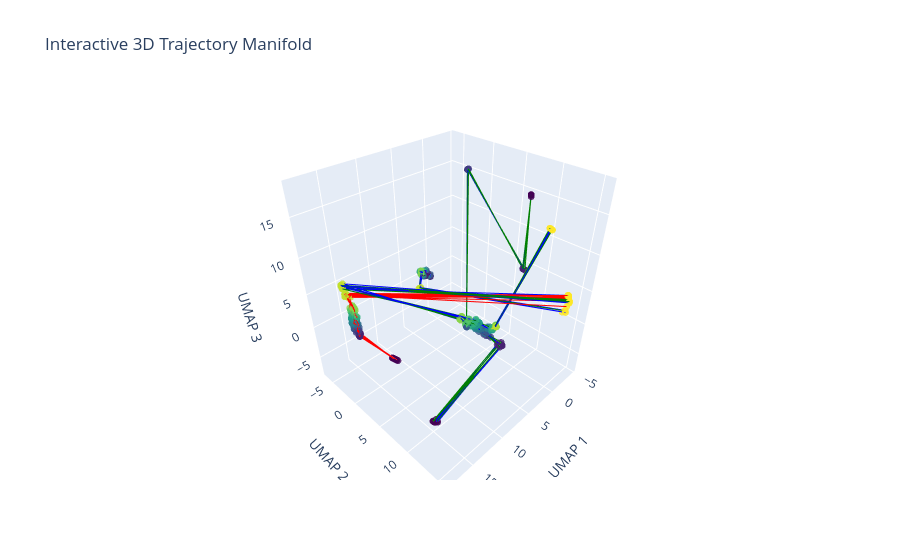

Source (notebook cell):
### Markdown cell above
## Figure 2: 3D Trajectory Manifold
Visualizes trajectory evolution across layers for Animals, Objects (Vehicles), and Reasoning.

### Code cell
df_umap = pd.read_parquet('../results/projected/gpt2_umap.parquet')
groups_to_plot = ['animals', 'vehicles', 'reasoning']
df_filtered = df_umap[df_umap['group'].isin(groups_to_plot)].copy()
df_filtered['group'] = df_filtered['group'].replace({'vehicles': 'objects'})
color_map = {'animals': 'blue', 'objects': 'green', 'reasoning': 'red'}

# STATIC PLOT (Matplotlib)
fig = plt.figure(figsize=(10, 8))
ax = fig.add_subplot(111, projection='3d')

for group in color_map.keys():
    group_df = df_filtered[df_filtered['group'] == group]
    for prompt_id in group_df['prompt_id'].unique():
        traj = group_df[group_df['prompt_id'] == prompt_id].sort_values('layer')
        ax.plot(traj['x'], traj['y'], traj['z'], color=color_map[group], alpha=0.5, lw=1.5)
        ax.scatter(traj['x'], traj['y'], traj['z'], c=traj['layer'], cmap='viridis', s=20, alpha=0.8)

legend_elements = [lines.Line2D([0], [0], color=c, lw=2, label=g.capitalize()) for g, c in color_map.items()]
ax.legend(handles=legend_elements, loc='upper right')
ax.set_title("3D Trajectory Manifold (GPT-2)", fontsize=14, fontweight='bold')
ax.set_xlabel("UMAP 1")
ax.set_ylabel("UMAP 2")
ax.set_zlabel("UMAP 3")
plt.tight_layout()
plt.savefig('../figures/figure2_manifold.pdf', dpi=300, bbox_inches='tight')
plt.show()

# INTERACTIVE PLOT (Plotly)
fig_plotly = go.Figure()
for group in color_map.keys():
    group_df = df_filtered[df_filtered['group'] == group]
    for prompt_id in group_df['prompt_id'].unique():
        traj = group_df[group_df['prompt_id'] == prompt_id].sort_values('layer')
        fig_plotly.add_trace(go.Scatter3d(
            x=traj['x'], y=traj['y'], z=traj['z'],
            mode='lines+markers',
            line=dict(color=color_map[group], width=2),
            marker=dict(size=4, color=traj['layer'], colorscale='Viridis', opacity=0.8),
            name=f"{group} - {prompt_id}",
            showlegend=False
        ))
fig_plotly.update_layout(title="Interactive 3D Trajectory Manifold", scene=dict(xaxis_title='UMAP 1', yaxis_title='UMAP 2', zaxis_title='UMAP 3'))
fig_plotly.write_html('../figures/trajectory.html')
fig_plotly.show()

### Figure 1 — Plotly figure (JSON) as saved in the notebook; plotly's stock layout.template omitted (floating-point values rounded to 4 significant figures)
{"data": [{"line": {"color": "blue", "width": 2}, "marker": {"color": [1, 2, 3, 4, 5, 6, 7, 8, 9, 10, 11, 12], "colorscale": [[0.0, "#440154"], [0.1111, "#482878"], [0.2222, "#3e4989"], [0.3333, "#31688e"], [0.4444, "#26828e"], [0.5556, "#1f9e89"], [0.6667, "#35b779"], [0.7778, "#6ece58"], [0.8889, "#b5de2b"], [1.0, "#fde725"]], "opacity": 0.8, "size": 4}, "mode": "lines+markers", "name": "animals - animal_010", "showlegend": false, "type": "scatter3d", "x": [14.34, 8.352, 9.218, 9.701, 10.09, 10.35, 10.61, 10.95, 11.23, 11.41, 17.8, -3.002], "y": [9.793, 13.93, 12.01, 11.72, 11.58, 11.71, 11.57, 11.4, 11.16, 10.7, -0.4694, 14.7], "z": [-7.129, 3.648, 4.604, 5.108, 5.614, 5.96, 6.266, 6.357, 6.614, 7.019, 9.201, 4.016]}, {"line": {"color": "blue", "width": 2}, "marker": {"color": [1, 2, 3, 4, 5, 6, 7, 8, 9, 10, 11, 12], "colorscale": [[0.0, "#440154"], [0.1111, "#482878"], [0.2222, "#3e4989"], [0.3333, "#31688e"], [0.4444, "#26828e"], [0.5556, "#1f9e89"], [0.6667, "#35b779"], [0.7778, "#6ece58"], [0.8889, "#b5de2b"], [1.0, "#fde725"]], "opacity": 0.8, "size": 4}, "mode": "lines+markers", "name": "animals - animal_003", "showlegend": false, "type": "scatter3d", "x": [2.26, 2.269, 2.392, 2.379, 2.311, 2.319, 2.347, 2.171, 1.941, 1.862, 3.877, -0.9733], "y": [-5.512, -5.522, -5.756, -5.691, -5.638, -5.915, -5.967, -6.091, -6.172, -6.244, -4.513, 15.18], "z": [1.042, 1.233, 1.016, 1.277, 1.204, 1.158, 1.091, 1.089, 0.8135, 0.705, -0.2805, 3.708]}, {"line": {"color": "blue", "width": 2}, "marker": {"color": [1, 2, 3, 4, 5, 6, 7, 8, 9, 10, 11, 12], "colorscale": [[0.0, "#440154"], [0.1111, "#482878"], [0.2222, "#3e4989"], [0.3333, "#31688e"], [0.4444, "#26828e"], [0.5556, "#1f9e89"], [0.6667, "#35b779"], [0.7778, "#6ece58"], [0.8889, "#b5de2b"], [1.0, "#fde725"]], "opacity": 0.8, "size": 4}, "mode": "lines+markers", "name": "animals - animal_008", "showlegend": false, "type": "scatter3d", "x": [14.3, 8.404, 9.035, 9.213, 10.04, 10.3, 10.59, 11.08, 11.52, 11.72, 18.27, -2.716], "y": [9.705, 13.9, 12.42, 12.19, 12.3, 12.34, 12.02, 11.94, 11.6, 10.84, -0.06453, 14.96], "z": [-7.035, 3.691, 4.644, 5.047, 5.904, 6.085, 6.605, 6.794, 7.187, 7.638, 9.4, 4.085]}, {"line": {"color": "blue", "width": 2}, "marker": {"color": [1, 2, 3, 4, 5, 6, 7, 8, 9, 10, 11, 12], "colorscale": [[0.0, "#440154"], [0.1111, "#482878"], [0.2222, "#3e4989"], [0.3333, "#31688e"], [0.4444, "#26828e"], [0.5556, "#1f9e89"], [0.6667, "#35b779"], [0.7778, "#6ece58"], [0.8889, "#b5de2b"], [1.0, "#fde725"]], "opacity": 0.8, "size": 4}, "mode": "lines+markers", "name": "animals - animal_005", "showlegend": false, "type": "scatter3d", "x": [2.577, -1.626, -4.489, 3.739, -1.123, -1.101, -1.227, -1.474, -1.537, -1.351, -1.52, -1.75], "y": [11.56, 8.734, -3.52, 4.519, 3.846, 4.374, 4.887, 4.998, 5.222, 5.322, 5.149, 11.66], "z": [18.23, 6.411, 14.94, -2.023, -6.475, -5.753, -5.344, -4.755, -4.375, -4.36, -4.466, 12.93]}, {"line": {"color": "blue", "width": 2}, "marker": {"color": [1, 2, 3, 4, 5, 6, 7, 8, 9, 10, 11, 12], "colorscale": [[0.0, "#440154"], [0.1111, "#482878"], [0.2222, "#3e4989"], [0.3333, "#31688e"], [0.4444, "#26828e"], [0.5556, "#1f9e89"], [0.6667, "#35b779"], [0.7778, "#6ece58"], [0.8889, "#b5de2b"], [1.0, "#fde725"]], "opacity": 0.8, "size": 4}, "mode": "lines+markers", "name": "animals - animal_001", "showlegend": false, "type": "scatter3d", "x": [2.566, -1.614, -4.496, 3.829, -1.105, -1.008, -1.028, -1.153, -1.414, -1.461, -1.081, -1.803], "y": [11.55, 8.722, -3.514, 4.608, 3.775, 4.447, 4.567, 4.889, 5.14, 5.346, 5.519, 11.71], "z": [18.24, 6.423, 14.95, -1.934, -6.573, -5.69, -5.41, -5.127, -4.688, -4.468, -4.36, 12.88]}, {"line": {"color": "blue", "width": 2}, "marker": {"color": [1, 2, 3, 4, 5, 6, 7, 8, 9, 10, 11, 12], "colorscale": [[0.0, "#440154"], [0.1111, "#482878"], [0.2222, "#3e4989"], [0.3333, "#31688e"], [0.4444, "#26828e"], [0.5556, "#1f9e89"], [0.6667, "#35b779"], [0.7778, "#6ece58"], [0.8889, "#b5de2b"], [1.0, "#fde725"]], "opacity": 0.8, "size": 4}, "mode": "lines+markers", "name": "animals - animal_002", "showlegend": false, "type": "scatter3d", "x": [1.324, 1.189, 1.155, 1.154, 1.448, 1.407, 1.233, 1.302, 1.534, 1.584, 3.984, -1.039], "y": [-4.919, -5.029, -5.133, -5.096, -5.243, -5.514, -5.662, -5.851, -6.162, -6.205, -4.185, 15.57], "z": [0.3215, 0.2856, 0.1283, 0.4882, 0.3783, 0.3571, 0.413, 0.279, 0.4929, 0.5292, -0.01618, 3.825]}, {"line": {"color": "blue", "width": 2}, "marker": {"color": [1, 2, 3, 4, 5, 6, 7, 8, 9, 10, 11, 12], "colorscale": [[0.0, "#440154"], [0.1111, "#482878"], [0.2222, "#3e4989"], [0.3333, "#31688e"], [0.4444, "#26828e"], [0.5556, "#1f9e89"], [0.6667, "#35b779"], [0.7778, "#6ece58"], [0.8889, "#b5de2b"], [1.0, "#fde725"]], "opacity": 0.8, "size": 4}, "mode": "lines+markers", "name": "animals - animal_007", "showlegend": false, "type": "scatter3d", "x": [14.18, 8.632, 8.979, 9.349, 9.839, 9.727, 10.6, 10.69, 11.29, 11.56, 18.24, -3.633], "y": [9.577, 13.57, 12.42, 12.55, 12.57, 12.82, 12.3, 12.11, 11.76, 10.98, 0.0804, 14.23], "z": [-7.033, 3.992, 4.516, 5.447, 5.952, 6.225, 7.166, 7.528, 7.699, 7.751, 9.036, 4.227]}, {"line": {"color": "blue", "width": 2}, "marker": {"color": [1, 2, 3, 4, 5, 6, 7, 8, 9, 10, 11, 12], "colorscale": [[0.0, "#440154"], [0.1111, "#482878"], [0.2222, "#3e4989"], [0.3333, "#31688e"], [0.4444, "#26828e"], [0.5556, "#1f9e89"], [0.6667, "#35b779"], [0.7778, "#6ece58"], [0.8889, "#b5de2b"], [1.0, "#fde725"]], "opacity": 0.8, "size": 4}, "mode": "lines+markers", "name": "animals - animal_004", "showlegend": false, "type": "scatter3d", "x": [1.632, 1.649, 1.714, 1.78, 1.668, 1.806, 1.798, 1.739, 1.763, 1.746, 3.91, -1.16], "y": [-5.244, -5.271, -5.234, -5.379, -5.365, -5.582, -5.641, -5.964, -6.25, -6.397, -4.089, 15.43], "z": [0.9604, 1.012, 1.153, 1.162, 1.352, 1.209, 1.166, 0.9329, 0.8084, 0.7952, 0.06454, 3.976]}, {"line": {"color": "blue", "width": 2}, "marker": {"color": [1, 2, 3, 4, 5, 6, 7, 8, 9, 10, 11, 12], "colorscale": [[0.0, "#440154"], [0.1111, "#482878"], [0.2222, "#3e4989"], [0.3333, "#31688e"], [0.4444, "#26828e"], [0.5556, "#1f9e89"], [0.6667, "#35b779"], [0.7778, "#6ece58"], [0.8889, "#b5de2b"], [1.0, "#fde725"]], "opacity": 0.8, "size": 4}, "mode": "lines+markers", "name": "animals - animal_006", "showlegend": false, "type": "scatter3d", "x": [14.24, 8.607, 8.853, 9.189, 9.572, 9.717, 10.47, 10.75, 11.24, 11.6, 18.21, -2.959], "y": [9.718, 13.62, 12.71, 12.51, 12.86, 12.92, 12.33, 12.17, 11.55, 10.91, -0.1112, 14.79], "z": [-7.074, 3.787, 4.378, 5.145, 6.009, 6.263, 7.133, 7.44, 7.569, 7.703, 9.168, 3.891]}, {"line": {"color": "blue", "width": 2}, "marker": {"color": [1, 2, 3, 4, 5, 6, 7, 8, 9, 10, 11, 12], "colorscale": [[0.0, "#440154"], [0.1111, "#482878"], [0.2222, "#3e4989"], [0.3333, "#31688e"], [0.4444, "#26828e"], [0.5556, "#1f9e89"], [0.6667, "#35b779"], [0.7778, "#6ece58"], [0.8889, "#b5de2b"], [1.0, "#fde725"]], "opacity": 0.8, "size": 4}, "mode": "lines+markers", "name": "animals - animal_009", "showlegend": false, "type": "scatter3d", "x": [14.21, 8.393, 9.214, 9.419, 10.15, 10.32, 10.5, 10.89, 11.26, 11.55, 18.15, -2.754], "y": [9.899, 13.82, 12.24, 12.06, 11.92, 11.99, 11.9, 11.7, 11.31, 10.79, -0.1941, 14.93], "z": [-7.191, 3.761, 4.882, 4.998, 5.83, 6.179, 6.434, 6.743, 6.904, 7.292, 9.302, 3.942]}, {"line": {"color": "green", "width": 2}, "marker": {"color": [1, 2, 3, 4, 5, 6, 7, 8, 9, 10, 11, 12], "colorscale": [[0.0, "#440154"], [0.1111, "#482878"], [0.2222, "#3e4989"], [0.3333, "#31688e"], [0.4444, "#26828e"], [0.5556, "#1f9e89"], [0.6667, "#35b779"], [0.7778, "#6ece58"], [0.8889, "#b5de2b"], [1.0, "#fde725"]], "opacity": 0.8, "size": 4}, "mode": "lines+markers", "name": "objects - vehicle_009", "showlegend": false, "type": "scatter3d", "x": [14.59, 8.419, 9.067, 9.273, 9.987, 10.09, 10.54, 11.13, 11.66, 11.6, 18.2, -2.633], "y": [9.559, 13.8, 12.29, 12.19, 12.25, 12.24, 12.13, 11.89, 11.65, 10.86, -0.05931, 15.03], "z": [-7.057, 4.064, 4.742, 5.456, 5.933, 6.126, 6.661, 6.903, 7.213, 7.531, 9.314, 4.26]}, {"line": {"color": "green", "width": 2}, "marker": {"color": [1, 2, 3, 4, 5, 6, 7, 8, 9, 10, 11, 12], "colorscale": [[0.0, "#440154"], [0.1111, "#482878"], [0.2222, "#3e4989"], [0.3333, "#31688e"], [0.4444, "#26828e"], [0.5556, "#1f9e89"], [0.6667, "#35b779"], [0.7778, "#6ece58"], [0.8889, "#b5de2b"], [1.0, "#fde725"]], "opacity": 0.8, "size": 4}, "mode": "lines+markers", "name": "objects - vehicle_008", "showlegend": false, "type": "scatter3d", "x": [14.27, 8.359, 9.232, 9.078, 9.933, 10.25, 10.54, 10.97, 11.17, 11.59, 18.21, -2.723], "y": [9.882, 13.85, 12.22, 12.45, 12.23, 12.17, 11.83, 11.51, 11.16, 10.69, -0.06907, 14.92], "z": [-6.996, 3.735, 4.781, 5.035, 5.876, 6.222, 6.702, 6.95, 7.28, 7.364, 9.353, 4.057]}, {"line": {"color": "green", "width": 2}, "marker": {"color": [1, 2, 3, 4, 5, 6, 7, 8, 9, 10, 11, 12], "colorscale": [[0.0, "#440154"], [0.1111, "#482878"], [0.2222, "#3e4989"], [0.3333, "#31688e"], [0.4444, "#26828e"], [0.5556, "#1f9e89"], [0.6667, "#35b779"], [0.7778, "#6ece58"], [0.8889, "#b5de2b"], [1.0, "#fde725"]], "opacity": 0.8, "size": 4}, "mode": "lines+markers", "name": "objects - vehicle_006", "showlegend": false, "type": "scatter3d", "x": [14.29, 8.695, 8.96, 9.233, 9.425, 9.543, 10.45, 10.81, 11.28, 11.57, 18.22, -2.985], "y": [9.461, 13.87, 12.47, 12.49, 12.61, 12.96, 12.38, 12.2, 11.62, 10.97, 0.1558, 14.69], "z": [-7.344, 3.645, 4.548, 5.158, 6.074, 6.386, 7.115, 7.47, 7.445, 7.654, 9.043, 4.201]}, {"line": {"color": "green", "width": 2}, "marker": {"color": [1, 2, 3, 4, 5, 6, 7, 8, 9, 10, 11, 12], "colorscale": [[0.0, "#440154"], [0.1111, "#482878"], [0.2222, "#3e4989"], [0.3333, "#31688e"], [0.4444, "#26828e"], [0.5556, "#1f9e89"], [0.6667, "#35b779"], [0.7778, "#6ece58"], [0.8889, "#b5de2b"], [1.0, "#fde725"]], "opacity": 0.8, "size": 4}, "mode": "lines+markers", "name": "objects - vehicle_004", "showlegend": false, "type": "scatter3d", "x": [2.592, -1.643, -4.528, 3.936, -1.178, -1.241, -1.02, -1.082, -1.431, -1.441, -1.169, -1.678], "y": [11.57, 8.751, -3.482, 4.714, 3.722, 4.371, 4.542, 4.895, 5.074, 5.444, 5.5, 11.58], "z": [18.22, 6.394, 14.98, -1.827, -6.618, -5.802, -5.514, -4.925, -4.846, -4.534, -4.309, 13.01]}, {"line": {"color": "green", "width": 2}, "marker": {"color": [1, 2, 3, 4, 5, 6, 7, 8, 9, 10, 11, 12], "colorscale": [[0.0, "#440154"], [0.1111, "#482878"], [0.2222, "#3e4989"], [0.3333, "#31688e"], [0.4444, "#26828e"], [0.5556, "#1f9e89"], [0.6667, "#35b779"], [0.7778, "#6ece58"], [0.8889, "#b5de2b"], [1.0, "#fde725"]], "opacity": 0.8, "size": 4}, "mode": "lines+markers", "name": "objects - vehicle_002", "showlegend": false, "type": "scatter3d", "x": [1.986, 1.896, 2.129, 2.367, 2.183, 2.209, 2.127, 2.093, 1.954, 1.932, 4.02, -1.113], "y": [-5.236, -5.241, -5.393, -5.425, -5.49, -5.656, -5.724, -5.949, -6.144, -6.273, -4.156, 15.42], "z": [0.6171, 0.6999, 0.5257, 0.7117, 0.5467, 0.5818, 0.6389, 0.4641, 0.4873, 0.4266, 0.001188, 3.928]}, {"line": {"color": "green", "width": 2}, "marker": {"color": [1, 2, 3, 4, 5, 6, 7, 8, 9, 10, 11, 12], "colorscale": [[0.0, "#440154"], [0.1111, "#482878"], [0.2222, "#3e4989"], [0.3333, "#31688e"], [0.4444, "#26828e"], [0.5556, "#1f9e89"], [0.6667, "#35b779"], [0.7778, "#6ece58"], [0.8889, "#b5de2b"], [1.0, "#fde725"]], "opacity": 0.8, "size": 4}, "mode": "lines+markers", "name": "objects - vehicle_005", "showlegend": false, "type": "scatter3d", "x": [2.599, -1.552, -4.576, 3.888, -1.215, -1.061, -1.107, -0.9873, -1.298, -1.18, -1.167, -1.856], "y": [11.58, 8.66, -3.433, 4.666, 3.663, 4.147, 4.494, 4.639, 4.986, 5.071, 5.213, 11.76], "z": [18.21, 6.484, 15.03, -1.873, -6.681, -6.013, -5.597, -5.381, -5.002, -4.928, -4.764, 12.83]}, {"line": {"color": "green", "width": 2}, "marker": {"color": [1, 2, 3, 4, 5, 6, 7, 8, 9, 10, 11, 12], "colorscale": [[0.0, "#440154"], [0.1111, "#482878"], [0.2222, "#3e4989"], [0.3333, "#31688e"], [0.4444, "#26828e"], [0.5556, "#1f9e89"], [0.6667, "#35b779"], [0.7778, "#6ece58"], [0.8889, "#b5de2b"], [1.0, "#fde725"]], "opacity": 0.8, "size": 4}, "mode": "lines+markers", "name": "objects - vehicle_007", "showlegend": false, "type": "scatter3d", "x": [14.41, 8.547, 8.996, 9.284, 10.07, 10.32, 10.72, 11.09, 11.43, 11.68, 18.25, -3.032], "y": [9.618, 13.68, 12.18, 12.08, 12.06, 12.05, 11.85, 11.67, 11.48, 10.79, -0.08065, 14.7], "z": [-7.315, 3.887, 4.364, 5.175, 5.889, 6.071, 6.525, 6.761, 7.147, 7.334, 9.431, 4.042]}, {"line": {"color": "green", "width": 2}, "marker": {"color": [1, 2, 3, 4, 5, 6, 7, 8, 9, 10, 11, 12], "colorscale": [[0.0, "#440154"], [0.1111, "#482878"], [0.2222, "#3e4989"], [0.3333, "#31688e"], [0.4444, "#26828e"], [0.5556, "#1f9e89"], [0.6667, "#35b779"], [0.7778, "#6ece58"], [0.8889, "#b5de2b"], [1.0, "#fde725"]], "opacity": 0.8, "size": 4}, "mode": "lines+markers", "name": "objects - vehicle_010", "showlegend": false, "type": "scatter3d", "x": [14.6, 8.72, 9.085, 9.284, 10.1, 10.31, 10.54, 10.95, 11.39, 11.48, 18.06, -2.725], "y": [9.503, 13.51, 12.16, 12.06, 12.18, 12.18, 12.11, 12.12, 11.46, 10.85, -0.1268, 14.92], "z": [-7.032, 3.746, 4.64, 5.183, 6.015, 6.312, 6.614, 7.088, 7.261, 7.665, 9.073, 4.085]}, {"line": {"color": "green", "width": 2}, "marker": {"color": [1, 2, 3, 4, 5, 6, 7, 8, 9, 10, 11, 12], "colorscale": [[0.0, "#440154"], [0.1111, "#482878"], [0.2222, "#3e4989"], [0.3333, "#31688e"], [0.4444, "#26828e"], [0.5556, "#1f9e89"], [0.6667, "#35b779"], [0.7778, "#6ece58"], [0.8889, "#b5de2b"], [1.0, "#fde725"]], "opacity": 0.8, "size": 4}, "mode": "lines+markers", "name": "objects - vehicle_003", "showlegend": false, "type": "scatter3d", "x": [2.58, -1.768, -4.468, 3.817, -1.196, -1.154, -1.355, -1.377, -1.554, -1.296, -1.088, -1.675], "y": [11.56, 8.876, -3.541, 4.596, 3.697, 4.366, 4.864, 4.963, 5.176, 5.443, 5.503, 11.58], "z": [18.23, 6.269, 14.92, -1.946, -6.645, -5.765, -5.353, -4.969, -4.505, -4.289, -4.306, 13.01]}, {"line": {"color": "green", "width": 2}, "marker": {"color": [1, 2, 3, 4, 5, 6, 7, 8, 9, 10, 11, 12], "colorscale": [[0.0, "#440154"], [0.1111, "#482878"], [0.2222, "#3e4989"], [0.3333, "#31688e"], [0.4444, "#26828e"], [0.5556, "#1f9e89"], [0.6667, "#35b779"], [0.7778, "#6ece58"], [0.8889, "#b5de2b"], [1.0, "#fde725"]], "opacity": 0.8, "size": 4}, "mode": "lines+markers", "name": "objects - vehicle_001", "showlegend": false, "type": "scatter3d", "x": [2.692, -1.656, -4.472, 3.714, -1.05, -1.082, -1.079, -1.21, -1.523, -1.45, -1.146, -1.887], "y": [11.66, 8.764, -3.538, 4.505, 3.819, 4.292, 4.678, 4.918, 5.161, 5.373, 5.522, 11.79], "z": [18.12, 6.38, 14.92, -2.049, -6.529, -5.846, -5.376, -5.055, -4.71, -4.509, -4.298, 12.8]}, {"line": {"color": "red", "width": 2}, "marker": {"color": [1, 2, 3, 4, 5, 6, 7, 8, 9, 10, 11, 12], "colorscale": [[0.0, "#440154"], [0.1111, "#482878"], [0.2222, "#3e4989"], [0.3333, "#31688e"], [0.4444, "#26828e"], [0.5556, "#1f9e89"], [0.6667, "#35b779"], [0.7778, "#6ece58"], [0.8889, "#b5de2b"], [1.0, "#fde725"]], "opacity": 0.8, "size": 4}, "mode": "lines+markers", "name": "reasoning - reasoning_010", "showlegend": false, "type": "scatter3d", "x": [15.02, 18.26, 17.91, 18.25, 17.94, 17.83, 17.57, 17.55, 17.48, 17.54, 17.84, -3.684], "y": [3.524, 2.034, 1.706, 1.313, 0.967, 0.7767, 0.6353, 0.4317, 0.3352, 0.3288, -0.06479, 14.18], "z": [-0.7617, 3.956, 4.193, 4.338, 4.488, 4.772, 5.072, 5.49, 5.999, 6.508, 8.193, 4.201]}, {"line": {"color": "red", "width": 2}, "marker": {"color": [1, 2, 3, 4, 5, 6, 7, 8, 9, 10, 11, 12], "colorscale": [[0.0, "#440154"], [0.1111, "#482878"], [0.2222, "#3e4989"], [0.3333, "#31688e"], [0.4444, "#26828e"], [0.5556, "#1f9e89"], [0.6667, "#35b779"], [0.7778, "#6ece58"], [0.8889, "#b5de2b"], [1.0, "#fde725"]], "opacity": 0.8, "size": 4}, "mode": "lines+markers", "name": "reasoning - reasoning_008", "showlegend": false, "type": "scatter3d", "x": [14.86, 18.26, 18.2, 17.98, 18.03, 18.27, 17.91, 17.83, 17.72, 17.7, 17.68, -3.335], "y": [3.679, 2.064, 2.014, 1.593, 1.615, 1.4, 1.155, 0.9554, 0.7749, 0.797, 0.2039, 14.27], "z": [-0.9193, 3.89, 4.29, 4.641, 4.943, 5.182, 5.506, 5.768, 5.985, 6.478, 7.892, 4.402]}, {"line": {"color": "red", "width": 2}, "marker": {"color": [1, 2, 3, 4, 5, 6, 7, 8, 9, 10, 11, 12], "colorscale": [[0.0, "#440154"], [0.1111, "#482878"], [0.2222, "#3e4989"], [0.3333, "#31688e"], [0.4444, "#26828e"], [0.5556, "#1f9e89"], [0.6667, "#35b779"], [0.7778, "#6ece58"], [0.8889, "#b5de2b"], [1.0, "#fde725"]], "opacity": 0.8, "size": 4}, "mode": "lines+markers", "name": "reasoning - reasoning_009", "showlegend": false, "type": "scatter3d", "x": [15.05, 18.21, 18.03, 17.97, 17.97, 17.9, 18.03, 17.82, 17.8, 17.56, 18.02, -3.426], "y": [3.497, 2.159, 1.822, 1.833, 1.777, 1.447, 1.14, 1.199, 1.097, 0.8656, -0.01012, 14.45], "z": [-0.7366, 3.766, 4.353, 4.75, 5.11, 5.333, 5.434, 5.587, 5.719, 6.267, 8.192, 3.943]}, {"line": {"color": "red", "width": 2}, "marker": {"color": [1, 2, 3, 4, 5, 6, 7, 8, 9, 10, 11, 12], "colorscale": [[0.0, "#440154"], [0.1111, "#482878"], [0.2222, "#3e4989"], [0.3333, "#31688e"], [0.4444, "#26828e"], [0.5556, "#1f9e89"], [0.6667, "#35b779"], [0.7778, "#6ece58"], [0.8889, "#b5de2b"], [1.0, "#fde725"]], "opacity": 0.8, "size": 4}, "mode": "lines+markers", "name": "reasoning - reasoning_002", "showlegend": false, "type": "scatter3d", "x": [15.15, 18.08, 18.08, 18.05, 18.14, 18.11, 17.96, 17.72, 17.37, 17.49, 17.98, -3.533], "y": [3.405, 2.079, 1.631, 1.389, 1.042, 0.7786, 0.4488, 0.2788, 0.3221, 0.3041, -0.09473, 14.31], "z": [-0.6231, 4.094, 4.121, 4.562, 4.521, 4.673, 5.142, 5.631, 5.999, 6.582, 7.881, 3.962]}, {"line": {"color": "red", "width": 2}, "marker": {"color": [1, 2, 3, 4, 5, 6, 7, 8, 9, 10, 11, 12], "colorscale": [[0.0, "#440154"], [0.1111, "#482878"], [0.2222, "#3e4989"], [0.3333, "#31688e"], [0.4444, "#26828e"], [0.5556, "#1f9e89"], [0.6667, "#35b779"], [0.7778, "#6ece58"], [0.8889, "#b5de2b"], [1.0, "#fde725"]], "opacity": 0.8, "size": 4}, "mode": "lines+markers", "name": "reasoning - reasoning_005", "showlegend": false, "type": "scatter3d", "x": [15.13, 18.07, 18.21, 18.0, 18.11, 18.21, 18.06, 17.82, 17.79, 17.79, 17.58, -3.656], "y": [3.488, 2.13, 1.897, 1.573, 1.431, 1.298, 0.867, 0.5046, 0.2803, 0.211, 0.3084, 14.21], "z": [-0.6483, 4.052, 4.498, 4.811, 4.85, 4.966, 5.308, 5.611, 5.954, 6.358, 7.732, 4.016]}, {"line": {"color": "red", "width": 2}, "marker": {"color": [1, 2, 3, 4, 5, 6, 7, 8, 9, 10, 11, 12], "colorscale": [[0.0, "#440154"], [0.1111, "#482878"], [0.2222, "#3e4989"], [0.3333, "#31688e"], [0.4444, "#26828e"], [0.5556, "#1f9e89"], [0.6667, "#35b779"], [0.7778, "#6ece58"], [0.8889, "#b5de2b"], [1.0, "#fde725"]], "opacity": 0.8, "size": 4}, "mode": "lines+markers", "name": "reasoning - reasoning_007", "showlegend": false, "type": "scatter3d", "x": [14.79, 18.26, 18.24, 18.05, 17.99, 17.87, 17.78, 17.73, 17.77, 17.68, 17.9, -1.885], "y": [3.755, 2.056, 1.86, 1.703, 1.638, 1.356, 1.278, 1.361, 1.088, 0.9185, 0.06766, 15.15], "z": [-0.9866, 3.906, 4.342, 4.676, 4.981, 5.363, 5.548, 5.716, 5.881, 6.407, 8.071, 3.987]}, {"line": {"color": "red", "width": 2}, "marker": {"color": [1, 2, 3, 4, 5, 6, 7, 8, 9, 10, 11, 12], "colorscale": [[0.0, "#440154"], [0.1111, "#482878"], [0.2222, "#3e4989"], [0.3333, "#31688e"], [0.4444, "#26828e"], [0.5556, "#1f9e89"], [0.6667, "#35b779"], [0.7778, "#6ece58"], [0.8889, "#b5de2b"], [1.0, "#fde725"]], "opacity": 0.8, "size": 4}, "mode": "lines+markers", "name": "reasoning - reasoning_003", "showlegend": false, "type": "scatter3d", "x": [14.93, 18.05, 18.01, 17.9, 18.0, 18.15, 17.76, 17.67, 17.5, 17.51, 17.94, -3.706], "y": [3.613, 1.93, 1.687, 1.349, 0.8996, 0.8201, 0.3387, 0.3719, 0.3207, 0.5194, -0.06914, 14.16], "z": [-0.8526, 3.775, 4.015, 4.334, 4.381, 4.837, 5.255, 5.655, 6.102, 6.512, 8.146, 4.085]}, {"line": {"color": "red", "width": 2}, "marker": {"color": [1, 2, 3, 4, 5, 6, 7, 8, 9, 10, 11, 12], "colorscale": [[0.0, "#440154"], [0.1111, "#482878"], [0.2222, "#3e4989"], [0.3333, "#31688e"], [0.4444, "#26828e"], [0.5556, "#1f9e89"], [0.6667, "#35b779"], [0.7778, "#6ece58"], [0.8889, "#b5de2b"], [1.0, "#fde725"]], "opacity": 0.8, "size": 4}, "mode": "lines+markers", "name": "reasoning - reasoning_006", "showlegend": false, "type": "scatter3d", "x": [14.71, 18.22, 18.15, 18.25, 18.12, 17.97, 17.95, 17.72, 17.7, 17.63, 17.9, -3.634], "y": [3.837, 2.017, 1.631, 1.221, 1.009, 0.5856, 0.4574, 0.3324, 0.1322, 0.3857, 0.0162, 14.23], "z": [-1.074, 3.924, 4.146, 4.278, 4.486, 4.917, 5.196, 5.639, 6.007, 6.486, 8.061, 3.979]}, {"line": {"color": "red", "width": 2}, "marker": {"color": [1, 2, 3, 4, 5, 6, 7, 8, 9, 10, 11, 12], "colorscale": [[0.0, "#440154"], [0.1111, "#482878"], [0.2222, "#3e4989"], [0.3333, "#31688e"], [0.4444, "#26828e"], [0.5556, "#1f9e89"], [0.6667, "#35b779"], [0.7778, "#6ece58"], [0.8889, "#b5de2b"], [1.0, "#fde725"]], "opacity": 0.8, "size": 4}, "mode": "lines+markers", "name": "reasoning - reasoning_004", "showlegend": false, "type": "scatter3d", "x": [15.08, 18.26, 17.97, 18.07, 18.0, 18.05, 17.65, 17.65, 17.61, 17.44, 17.79, -3.642], "y": [3.468, 2.062, 1.56, 1.186, 0.7595, 0.6693, 0.5719, 0.4424, 0.3804, 0.5779, 0.1331, 14.24], "z": [-0.7078, 3.853, 4.057, 4.167, 4.539, 4.766, 5.101, 5.472, 5.859, 6.313, 7.739, 3.998]}, {"line": {"color": "red", "width": 2}, "marker": {"color": [1, 2, 3, 4, 5, 6, 7, 8, 9, 10, 11, 12], "colorscale": [[0.0, "#440154"], [0.1111, "#482878"], [0.2222, "#3e4989"], [0.3333, "#31688e"], [0.4444, "#26828e"], [0.5556, "#1f9e89"], [0.6667, "#35b779"], [0.7778, "#6ece58"], [0.8889, "#b5de2b"], [1.0, "#fde725"]], "opacity": 0.8, "size": 4}, "mode": "lines+markers", "name": "reasoning - reasoning_001", "showlegend": false, "type": "scatter3d", "x": [14.85, 18.24, 18.25, 18.07, 17.99, 18.03, 17.83, 17.73, 17.51, 17.51, 17.99, -3.054], "y": [3.689, 2.162, 1.557, 1.11, 0.6941, 0.5777, 0.395, 0.3039, 0.1876, 0.5444, -0.1056, 14.62], "z": [-0.9298, 3.766, 4.01, 4.298, 4.49, 4.638, 5.225, 5.535, 5.796, 6.393, 7.804, 3.882]}], "layout": {"scene": {"xaxis": {"title": {"text": "UMAP 1"}}, "yaxis": {"title": {"text": "UMAP 2"}}, "zaxis": {"title": {"text": "UMAP 3"}}}, "title": {"text": "Interactive 3D Trajectory Manifold"}}}
